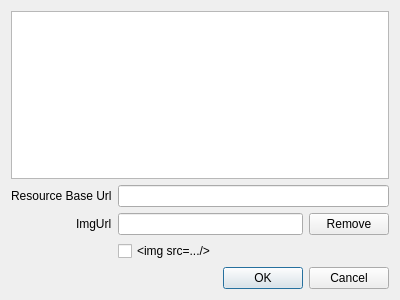
<?xml version="1.0" encoding="UTF-8"?>
<ui version="4.0">
 <class>ResBrowerDialog</class>
 <widget class="QDialog" name="ResBrowerDialog">
  <property name="geometry">
   <rect>
    <x>0</x>
    <y>0</y>
    <width>400</width>
    <height>300</height>
   </rect>
  </property>
  <property name="windowTitle">
   <string>BGResources Browser</string>
  </property>
  <layout class="QVBoxLayout" name="verticalLayout">
   <item>
    <widget class="QListView" name="lvResBrower">
     <property name="editTriggers">
      <set>QAbstractItemView::NoEditTriggers</set>
     </property>
     <property name="iconSize">
      <size>
       <width>64</width>
       <height>64</height>
      </size>
     </property>
     <property name="movement">
      <enum>QListView::Snap</enum>
     </property>
     <property name="resizeMode">
      <enum>QListView::Adjust</enum>
     </property>
     <property name="layoutMode">
      <enum>QListView::Batched</enum>
     </property>
     <property name="viewMode">
      <enum>QListView::IconMode</enum>
     </property>
     <property name="batchSize">
      <number>64</number>
     </property>
     <property name="selectionRectVisible">
      <bool>false</bool>
     </property>
    </widget>
   </item>
   <item>
    <layout class="QFormLayout" name="formLayout">
     <property name="labelAlignment">
      <set>Qt::AlignRight|Qt::AlignTrailing|Qt::AlignVCenter</set>
     </property>
     <item row="0" column="0">
      <widget class="QLabel" name="resourceBaseUrlLabel">
       <property name="text">
        <string>Resource Base Url</string>
       </property>
       <property name="buddy">
        <cstring>resourceBaseUrlLineEdit</cstring>
       </property>
      </widget>
     </item>
     <item row="0" column="1">
      <widget class="QLineEdit" name="resourceBaseUrlLineEdit">
       <property name="readOnly">
        <bool>true</bool>
       </property>
      </widget>
     </item>
     <item row="1" column="0">
      <widget class="QLabel" name="imgUrlLabel">
       <property name="text">
        <string>ImgUrl</string>
       </property>
      </widget>
     </item>
     <item row="1" column="1">
      <layout class="QHBoxLayout" name="horizontalLayout_2">
       <item>
        <widget class="QLineEdit" name="imgUrlLineEdit">
         <property name="readOnly">
          <bool>true</bool>
         </property>
        </widget>
       </item>
       <item>
        <widget class="QPushButton" name="pbRemove">
         <property name="text">
          <string>Remove</string>
         </property>
        </widget>
       </item>
      </layout>
     </item>
     <item row="2" column="1">
      <widget class="QCheckBox" name="imgSrcCheckBox">
       <property name="text">
        <string>&lt;img src=.../&gt;</string>
       </property>
      </widget>
     </item>
    </layout>
   </item>
   <item>
    <widget class="QDialogButtonBox" name="buttonBox">
     <property name="orientation">
      <enum>Qt::Horizontal</enum>
     </property>
     <property name="standardButtons">
      <set>QDialogButtonBox::Cancel|QDialogButtonBox::Ok</set>
     </property>
    </widget>
   </item>
  </layout>
 </widget>
 <resources/>
 <connections>
  <connection>
   <sender>buttonBox</sender>
   <signal>accepted()</signal>
   <receiver>ResBrowerDialog</receiver>
   <slot>accept()</slot>
   <hints>
    <hint type="sourcelabel">
     <x>248</x>
     <y>254</y>
    </hint>
    <hint type="destinationlabel">
     <x>157</x>
     <y>274</y>
    </hint>
   </hints>
  </connection>
  <connection>
   <sender>buttonBox</sender>
   <signal>rejected()</signal>
   <receiver>ResBrowerDialog</receiver>
   <slot>reject()</slot>
   <hints>
    <hint type="sourcelabel">
     <x>316</x>
     <y>260</y>
    </hint>
    <hint type="destinationlabel">
     <x>286</x>
     <y>274</y>
    </hint>
   </hints>
  </connection>
 </connections>
</ui>
